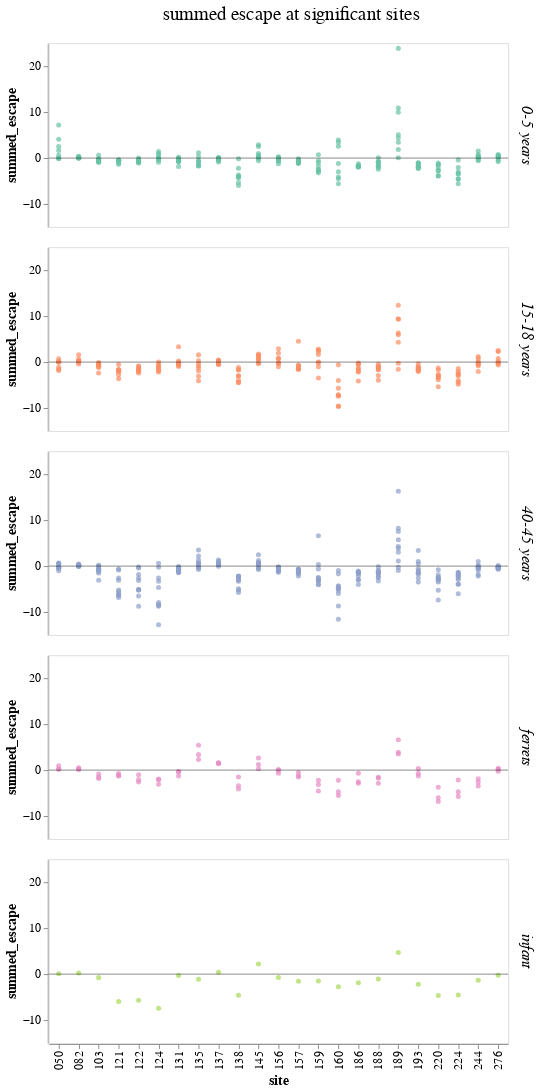

Here is the notebook cell this chart was saved with:
### Markdown cell above
# Chart comparison

### Code cell
faceted_scatter_filtered

### Figure 1 — Vega-Lite specification as saved in the notebook (floating-point values rounded to 4 significant figures; data arrays with more than 128 entries replaced by an {"elided": "..."} marker saying what was removed)
{"config": {"view": {"continuousWidth": 300, "continuousHeight": 300}, "axis": {"grid": false, "labelFontSize": 13, "titleFontSize": 15}}, "data": {"name": "data-1f1ba46ac77db097f06806fd48ae8611"}, "facet": {"field": "age_group", "header": {"labelFontSize": 17, "labelFontStyle": "italic", "labelOrient": "right", "titleFontSize": 21, "titleFontWeight": "normal", "titlePadding": 20}, "title": "summed escape at significant sites", "type": "nominal"}, "spec": {"layer": [{"mark": {"type": "circle", "opacity": 0.7, "size": 30}, "encoding": {"color": {"field": "age_group", "legend": null, "scale": {"scheme": "set2"}, "type": "nominal"}, "detail": {"field": "serum", "type": "nominal"}, "tooltip": [{"field": "serum", "type": "nominal"}, {"field": "site", "type": "nominal"}, {"field": "escape_mean", "type": "quantitative"}], "x": {"field": "site", "title": "site", "type": "nominal"}, "y": {"field": "escape_mean", "title": "summed_escape", "type": "quantitative"}}}, {"data": {"name": "data-06fd9f850666401b4599de5588b60692"}, "mark": {"type": "rule", "opacity": 0.5}, "encoding": {"y": {"field": "y", "type": "quantitative"}}}], "height": 200, "width": 500}, "columns": 1, "$schema": "https://vega.github.io/schema/vega-lite/v5.8.0.json", "datasets": {"data-1f1ba46ac77db097f06806fd48ae8611": {"elided": "690 records"}, "data-06fd9f850666401b4599de5588b60692": [{"y": 0}]}}
